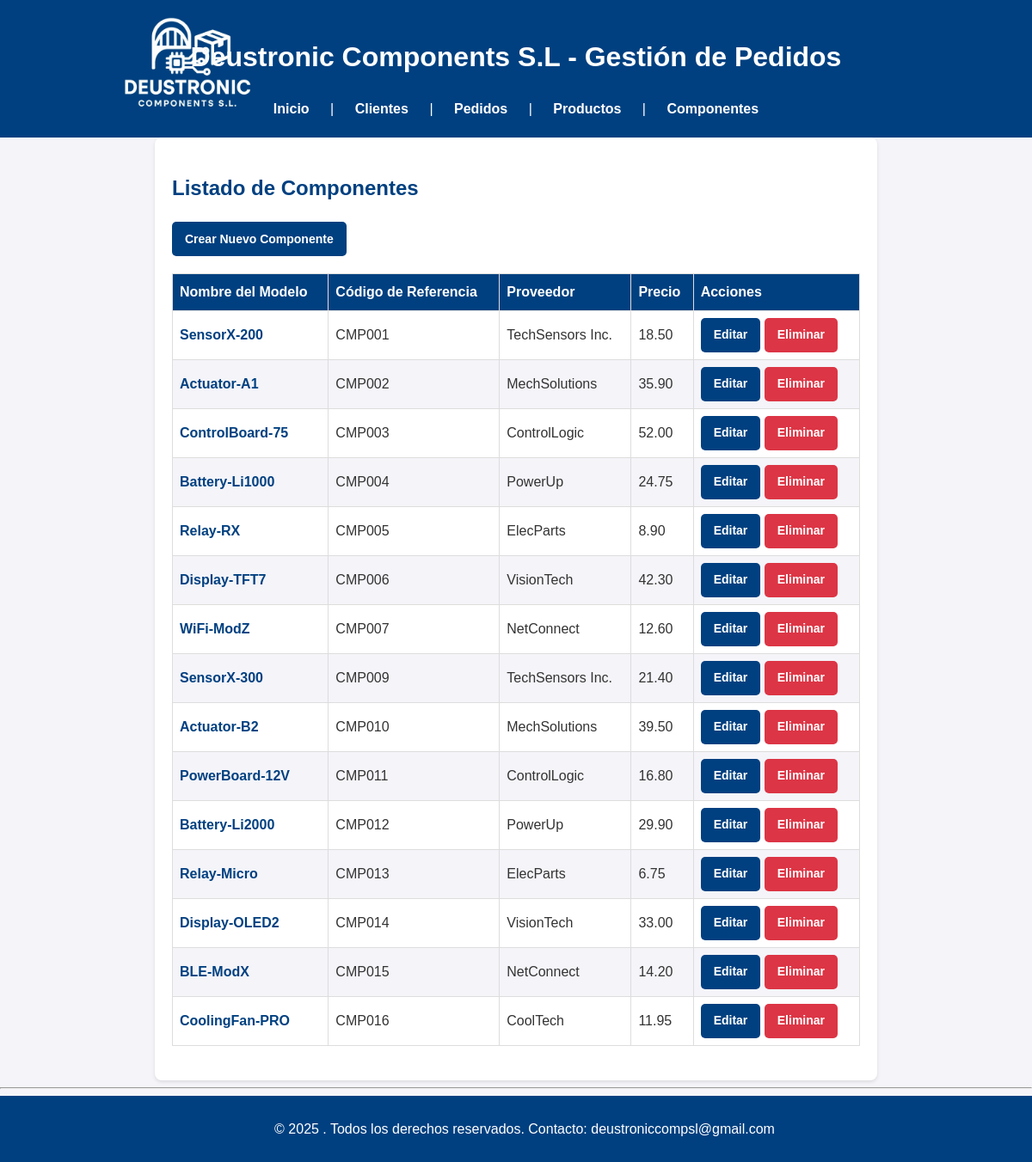
The page /componente/ on the database its author committed.
### appEntrega/models.py (models this page shows, shortened)
class Componente(models.Model):
    codigo_referencia = models.CharField(max_length=50, unique=True)
    nombre_modelo = models.CharField(max_length=100)
    tipo_componente = models.CharField(max_length=100)
    proveedor = models.CharField(max_length=100)
    precio = models.DecimalField(max_digits=10, decimal_places=2)
    especificaciones_tecnicas = models.TextField()
    archivo = models.FileField(upload_to='componentes/', null=True, blank=True)

### appEntrega/views.py (the view)
# urls.py: path('componente/',ComponenteListView.as_view(), name='componente_listado'),
class ComponenteListView(ListView):
    model = Componente
    template_name = 'componente_listado.html'
    context_object_name = 'componentes'

### appEntrega/templates/componente_listado.html (shortened to what this page needs)
{% extends "base.html" %}
{% block content %}
<h2>Listado de Componentes</h2>
<a href="{% url 'componente_crear' %}" class="button">Crear Nuevo Componente</a>
<table>
    <thead>
        <tr>
            <th>Nombre del Modelo</th>
            <th>Código de Referencia</th>
            <th>Proveedor</th>
            <th>Precio</th>
            <th>Acciones</th>
        </tr>
    </thead>
    <tbody>
        {% for componente in componentes %}
        <tr>
            <td><a href="{% url 'componente_detalle' componente.id %}" class = 'detalle_link'>{{ componente.nombre_modelo }}</a></td>
            <td>{{ componente.codigo_referencia }}</td>
            <td>{{ componente.proveedor }}</td>
            <td>{{ componente.precio }}</td>
            <td>
                <a href="{% url 'componente_editar' componente.id %}" class="button">Editar</a>
                <a href="{% url 'componente_eliminar' componente.id %}" class="btn-eliminar">Eliminar</a>
            </td>
        </tr>
        {% empty %}
        <tr>
            <td colspan="4">No hay componentes registrados.</td>
        </tr>
        {% endfor %}
    </tbody>
</table>
{% endblock %}

### appEntrega/static/CSS/stylesheet.css (style rules this page uses)
body { font-family: 'Arial', sans-serif; line-height: 1.6; margin: 0; padding: 0; background-color: #f4f4f9; color: #333; }
h2 { color: #004080; margin-bottom: 20px; }
button, a.button { display: inline-flex; align-items: center; justify-content: center; background-color: #004080; color: white; padding: 10px 15px; text-decoration: none; border: none; border-radius: 5px; cursor: pointer; font-size: 14px; font-weight: bold; text-align: center; transition: background-color 0.3s, color 0.3s; height: 40px; box-sizing: border-box; }
table { width: 100%; border-collapse: collapse; margin: 20px 0; font-size: 16px; text-align: left; }
table th, table td { border: 1px solid #ddd; padding: 8px; }
table th { background-color: #004080; color: white; }
table tr:nth-child(even) { background-color: #f4f4f9; }
.btn-eliminar { display: inline-flex; align-items: center; justify-content: center; background-color: #dc3545; color: white; padding: 10px 15px; text-decoration: none; border: none; border-radius: 5px; cursor: pointer; font-size: 14px; font-weight: bold; text-align: center; transition: background-color 0.3s ease, color 0.3s ease; height: 40px; box-sizing: border-box; }
a.detalle_link { color: #004080; text-decoration: none; font-weight: bold; transition: color 0.3s; }

### rows shown on the page
Componente: nombre_modelo "SensorX-200", codigo_referencia "CMP001", proveedor "TechSensors Inc.", precio "18.50"
Componente: nombre_modelo "Actuator-A1", codigo_referencia "CMP002", proveedor "MechSolutions", precio "35.90"
Componente: nombre_modelo "ControlBoard-75", codigo_referencia "CMP003", proveedor "ControlLogic", precio "52.00"
Componente: nombre_modelo "Battery-Li1000", codigo_referencia "CMP004", proveedor "PowerUp", precio "24.75"
Componente: nombre_modelo "Relay-RX", codigo_referencia "CMP005", proveedor "ElecParts", precio "8.90"
Componente: nombre_modelo "Display-TFT7", codigo_referencia "CMP006", proveedor "VisionTech", precio "42.30"
Componente: nombre_modelo "WiFi-ModZ", codigo_referencia "CMP007", proveedor "NetConnect", precio "12.60"
Componente: nombre_modelo "SensorX-300", codigo_referencia "CMP009", proveedor "TechSensors Inc.", precio "21.40"
Componente: nombre_modelo "Actuator-B2", codigo_referencia "CMP010", proveedor "MechSolutions", precio "39.50"
Componente: nombre_modelo "PowerBoard-12V", codigo_referencia "CMP011", proveedor "ControlLogic", precio "16.80"
Componente: nombre_modelo "Battery-Li2000", codigo_referencia "CMP012", proveedor "PowerUp", precio "29.90"
Componente: nombre_modelo "Relay-Micro", codigo_referencia "CMP013", proveedor "ElecParts", precio "6.75"
Componente: nombre_modelo "Display-OLED2", codigo_referencia "CMP014", proveedor "VisionTech", precio "33.00"
Componente: nombre_modelo "BLE-ModX", codigo_referencia "CMP015", proveedor "NetConnect", precio "14.20"
Componente: nombre_modelo "CoolingFan-PRO", codigo_referencia "CMP016", proveedor "CoolTech", precio "11.95"
